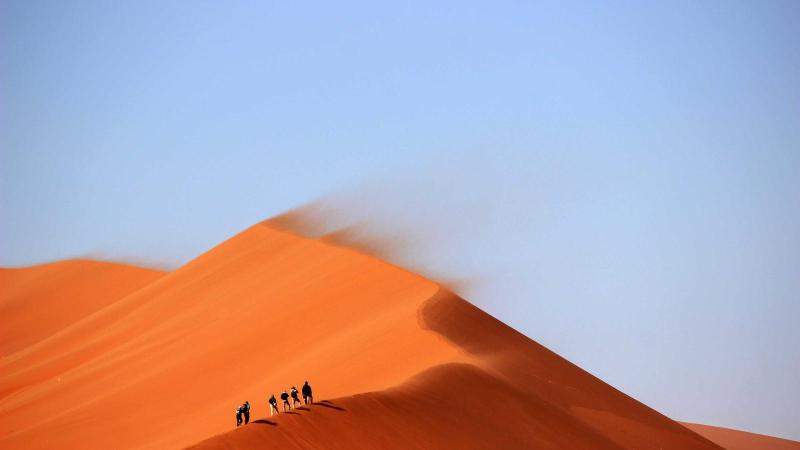
#> input picture assets/images/hero-spa.jpg, 1600 x 900 px (shown at 1/2 size); its folder holds 6 pictures in this run
$ python convert_images_py.py
#> lines starting #> are read from the running program, lines starting #| are printed output that depends on the picture
"""
Script Python para gerar variantes WebP e resized das imagens em ./assets/images
Requisitos: Python 3.8+ e Pillow
Instalação: pip install pillow
Uso: python scripts/convert_images_py.py
"""
from PIL import Image
from pathlib import Path

PROJECT_ROOT = Path(__file__).resolve().parent.parent
ASSETS_DIR = PROJECT_ROOT / 'assets' / 'images'

# Names to process - pattern matching
patterns = ['hero-spa.jpg', 'environment-1.jpg', 'environment-2.jpg']
patterns += list(ASSETS_DIR.glob('service-*.jpg'))

# Sizes (widths)
sizes = [1600, 1200, 800, 400]
quality = 80

if not ASSETS_DIR.exists():
    print(f'Pasta não encontrada: {ASSETS_DIR}')
    raise SystemExit(1)

# Prepare list of files (Path objects)
files = []
for p in patterns:
    if isinstance(p, Path):
        if p.exists():
            files.append(p)
    else:
        fp = ASSETS_DIR / p
        if fp.exists():
            files.append(fp)

# Also include any other jpg/jpeg files in the folder
for f in ASSETS_DIR.glob('*.jpg'):
    if f not in files:
        files.append(f)

if not files:
    print('Nenhum arquivo .jpg encontrado em:', ASSETS_DIR)
    raise SystemExit(0)

print('Arquivos a processar:')
for f in files:
    print(' -', f.name)

for file in files:
    try:
        img = Image.open(file)
#> img is the input picture: PIL image 1600x900 RGB; mean R, G, B 182.5, 162.7, 170.4
        img = img.convert('RGB')
        base = file.stem

        # Save original-size webp
        out_webp = file.with_suffix('.webp')
        img.save(out_webp, 'WEBP', quality=quality)
        print(f'Gerado {out_webp.name}')

        for w in sizes:
            # compute resized height maintaining aspect ratio
            ratio = w / img.width
            if ratio >= 1:
                # don't upscale; skip creating larger sizes
                continue
            new_h = int(img.height * ratio)
            resized = img.resize((w, new_h), Image.LANCZOS)
            out_webp_resized = ASSETS_DIR / f"{base}-{w}.webp"
            resized.save(out_webp_resized, 'WEBP', quality=quality)
            out_jpg_resized = ASSETS_DIR / f"{base}-{w}.jpg"
            resized.save(out_jpg_resized, 'JPEG', quality=84)
            print(f'Gerado {out_webp_resized.name} e {out_jpg_resized.name}')
#> this loop made 4 passes
#> pass 2, `resized = img.resize((w, new_h), Image.LANCZOS)`:
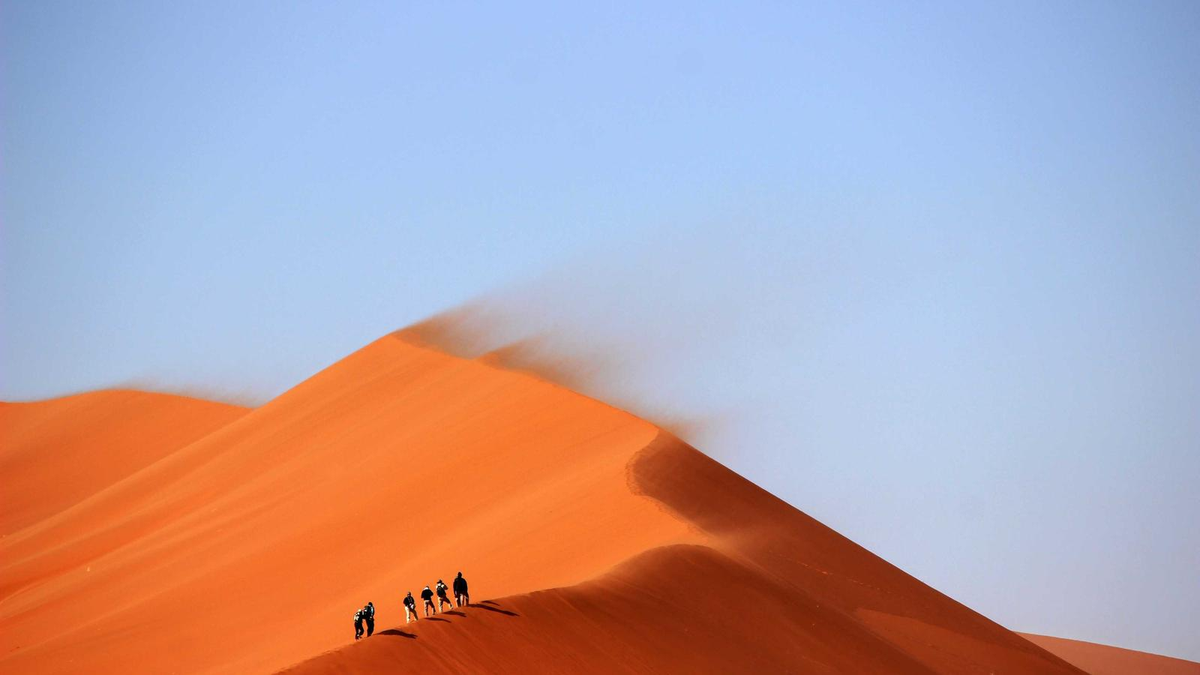
#> resized: PIL image 1200x675 RGB; mean R, G, B 182.5, 162.8, 170.4

    except Exception as e:
        print(f'Erro processando {file.name}:', e)

print('Concluído.')
